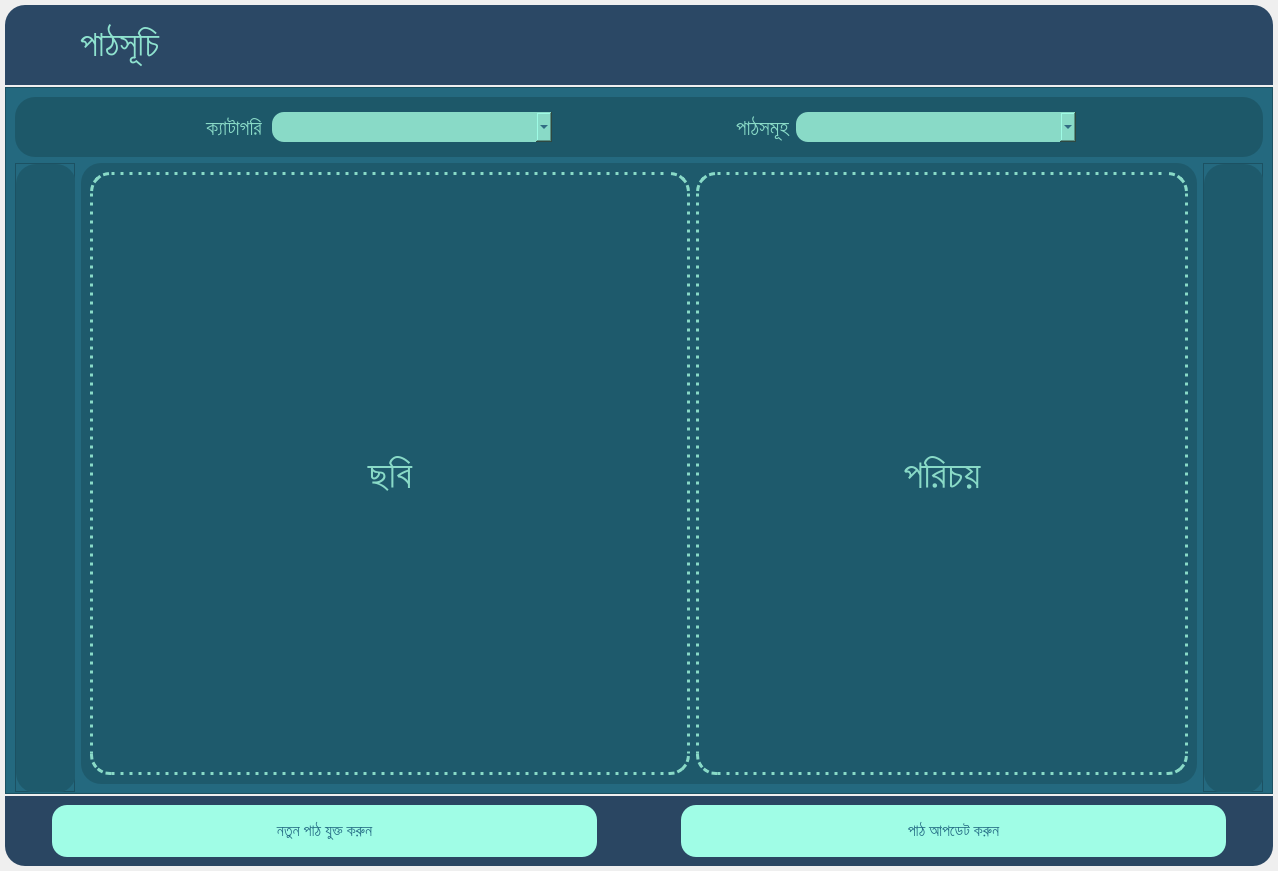
<?xml version="1.0" encoding="UTF-8"?>
<ui version="4.0">
 <class>MainWindow</class>
 <widget class="QMainWindow" name="MainWindow">
  <property name="geometry">
   <rect>
    <x>0</x>
    <y>0</y>
    <width>1278</width>
    <height>871</height>
   </rect>
  </property>
  <property name="sizePolicy">
   <sizepolicy hsizetype="Maximum" vsizetype="Maximum">
    <horstretch>0</horstretch>
    <verstretch>0</verstretch>
   </sizepolicy>
  </property>
  <property name="minimumSize">
   <size>
    <width>1200</width>
    <height>870</height>
   </size>
  </property>
  <property name="windowTitle">
   <string>MainWindow</string>
  </property>
  <widget class="QWidget" name="centralwidget">
   <property name="sizePolicy">
    <sizepolicy hsizetype="Expanding" vsizetype="Expanding">
     <horstretch>0</horstretch>
     <verstretch>0</verstretch>
    </sizepolicy>
   </property>
   <layout class="QVBoxLayout" name="verticalLayout">
    <property name="spacing">
     <number>2</number>
    </property>
    <property name="leftMargin">
     <number>5</number>
    </property>
    <property name="topMargin">
     <number>5</number>
    </property>
    <property name="rightMargin">
     <number>5</number>
    </property>
    <property name="bottomMargin">
     <number>5</number>
    </property>
    <item>
     <widget class="QFrame" name="top_frame">
      <property name="minimumSize">
       <size>
        <width>1180</width>
        <height>80</height>
       </size>
      </property>
      <property name="maximumSize">
       <size>
        <width>16777215</width>
        <height>80</height>
       </size>
      </property>
      <property name="styleSheet">
       <string notr="true">background-color: #2B4865;
border-top-left-radius: 20px;
border-top-right-radius: 20px;</string>
      </property>
      <property name="frameShape">
       <enum>QFrame::StyledPanel</enum>
      </property>
      <property name="frameShadow">
       <enum>QFrame::Raised</enum>
      </property>
      <layout class="QHBoxLayout" name="horizontalLayout">
       <item>
        <widget class="QPushButton" name="btn_back_to_home">
         <property name="sizePolicy">
          <sizepolicy hsizetype="Preferred" vsizetype="Preferred">
           <horstretch>0</horstretch>
           <verstretch>0</verstretch>
          </sizepolicy>
         </property>
         <property name="minimumSize">
          <size>
           <width>0</width>
           <height>60</height>
          </size>
         </property>
         <property name="maximumSize">
          <size>
           <width>60</width>
           <height>60</height>
          </size>
         </property>
         <property name="baseSize">
          <size>
           <width>0</width>
           <height>4</height>
          </size>
         </property>
         <property name="font">
          <font>
           <pointsize>11</pointsize>
          </font>
         </property>
         <property name="cursor">
          <cursorShape>PointingHandCursor</cursorShape>
         </property>
         <property name="mouseTracking">
          <bool>true</bool>
         </property>
         <property name="styleSheet">
          <string notr="true">QPushButton {
	background-color: #2B4865 #256D85;
	border: none;
}

QPushButton:hover:!pressed
{
	background-color:  #256D85;
	border-radius: 30px;
}</string>
         </property>
         <property name="text">
          <string/>
         </property>
         <property name="icon">
          <iconset>
           <normaloff>../Images/back_icon.png</normaloff>../Images/back_icon.png</iconset>
         </property>
         <property name="iconSize">
          <size>
           <width>200</width>
           <height>200</height>
          </size>
         </property>
         <property name="autoDefault">
          <bool>false</bool>
         </property>
         <property name="default">
          <bool>false</bool>
         </property>
         <property name="flat">
          <bool>false</bool>
         </property>
        </widget>
       </item>
       <item>
        <widget class="QLabel" name="lbl_headline">
         <property name="font">
          <font>
           <family>Hind Siliguri Medium</family>
           <pointsize>27</pointsize>
          </font>
         </property>
         <property name="styleSheet">
          <string notr="true">color: #8FE3CF</string>
         </property>
         <property name="text">
          <string>পাঠসূচি</string>
         </property>
         <property name="alignment">
          <set>Qt::AlignLeading|Qt::AlignLeft|Qt::AlignVCenter</set>
         </property>
        </widget>
       </item>
      </layout>
     </widget>
    </item>
    <item>
     <widget class="QFrame" name="mid_frame">
      <property name="minimumSize">
       <size>
        <width>1180</width>
        <height>610</height>
       </size>
      </property>
      <property name="styleSheet">
       <string notr="true">
background-color:rgb(36, 105, 127);</string>
      </property>
      <property name="frameShape">
       <enum>QFrame::StyledPanel</enum>
      </property>
      <property name="frameShadow">
       <enum>QFrame::Raised</enum>
      </property>
      <layout class="QGridLayout" name="gridLayout">
       <item row="0" column="0" colspan="3">
        <widget class="QFrame" name="bottom_top_frame">
         <property name="minimumSize">
          <size>
           <width>0</width>
           <height>60</height>
          </size>
         </property>
         <property name="maximumSize">
          <size>
           <width>16777215</width>
           <height>60</height>
          </size>
         </property>
         <property name="styleSheet">
          <string notr="true">background-color: rgb(29, 88, 105);
color: rgb(137, 218, 199);
border-radius: 20px;</string>
         </property>
         <property name="frameShape">
          <enum>QFrame::StyledPanel</enum>
         </property>
         <property name="frameShadow">
          <enum>QFrame::Raised</enum>
         </property>
         <layout class="QHBoxLayout" name="horizontalLayout_2">
          <item>
           <spacer name="horizontalSpacer_3">
            <property name="orientation">
             <enum>Qt::Horizontal</enum>
            </property>
            <property name="sizeHint" stdset="0">
             <size>
              <width>141</width>
              <height>20</height>
             </size>
            </property>
           </spacer>
          </item>
          <item>
           <widget class="QLabel" name="lbl_category">
            <property name="font">
             <font>
              <pointsize>16</pointsize>
             </font>
            </property>
            <property name="text">
             <string>ক্যাটাগরি</string>
            </property>
            <property name="alignment">
             <set>Qt::AlignCenter</set>
            </property>
           </widget>
          </item>
          <item>
           <widget class="QComboBox" name="cmb_category">
            <property name="minimumSize">
             <size>
              <width>280</width>
              <height>30</height>
             </size>
            </property>
            <property name="styleSheet">
             <string notr="true">background-color: rgb(137, 218, 199);
border-radius: 12px;
color: rgb(0, 43, 91);</string>
            </property>
            <item>
             <property name="text">
              <string/>
             </property>
            </item>
           </widget>
          </item>
          <item>
           <spacer name="horizontalSpacer_6">
            <property name="orientation">
             <enum>Qt::Horizontal</enum>
            </property>
            <property name="sizeHint" stdset="0">
             <size>
              <width>143</width>
              <height>20</height>
             </size>
            </property>
           </spacer>
          </item>
          <item>
           <widget class="QLabel" name="lbl_lessons">
            <property name="font">
             <font>
              <pointsize>16</pointsize>
             </font>
            </property>
            <property name="text">
             <string>পাঠসমূহ</string>
            </property>
            <property name="alignment">
             <set>Qt::AlignCenter</set>
            </property>
           </widget>
          </item>
          <item>
           <widget class="QComboBox" name="cmb_lessons">
            <property name="minimumSize">
             <size>
              <width>280</width>
              <height>30</height>
             </size>
            </property>
            <property name="styleSheet">
             <string notr="true">background-color: rgb(137, 218, 199);
border-radius: 12px;
color: rgb(0, 43, 91);</string>
            </property>
           </widget>
          </item>
          <item>
           <spacer name="horizontalSpacer_5">
            <property name="orientation">
             <enum>Qt::Horizontal</enum>
            </property>
            <property name="sizeHint" stdset="0">
             <size>
              <width>141</width>
              <height>20</height>
             </size>
            </property>
           </spacer>
          </item>
         </layout>
        </widget>
       </item>
       <item row="1" column="0">
        <widget class="QFrame" name="left_btn_frame">
         <property name="minimumSize">
          <size>
           <width>60</width>
           <height>629</height>
          </size>
         </property>
         <property name="maximumSize">
          <size>
           <width>60</width>
           <height>16777215</height>
          </size>
         </property>
         <property name="styleSheet">
          <string notr="true"/>
         </property>
         <property name="frameShape">
          <enum>QFrame::StyledPanel</enum>
         </property>
         <property name="frameShadow">
          <enum>QFrame::Raised</enum>
         </property>
         <layout class="QVBoxLayout" name="verticalLayout_3">
          <property name="leftMargin">
           <number>0</number>
          </property>
          <property name="topMargin">
           <number>0</number>
          </property>
          <property name="rightMargin">
           <number>0</number>
          </property>
          <property name="bottomMargin">
           <number>0</number>
          </property>
          <item>
           <widget class="QPushButton" name="btn_left">
            <property name="minimumSize">
             <size>
              <width>60</width>
              <height>629</height>
             </size>
            </property>
            <property name="maximumSize">
             <size>
              <width>60</width>
              <height>16777215</height>
             </size>
            </property>
            <property name="cursor">
             <cursorShape>PointingHandCursor</cursorShape>
            </property>
            <property name="styleSheet">
             <string notr="true">QPushButton {background-color: rgb(30, 90, 108); border-radius: 20px;}

QPushButton::hover  {
	background-color: rgb(20, 62, 74);
}
</string>
            </property>
            <property name="text">
             <string/>
            </property>
            <property name="icon">
             <iconset>
              <normaloff>../Images/left.png</normaloff>../Images/left.png</iconset>
            </property>
            <property name="iconSize">
             <size>
              <width>100</width>
              <height>100</height>
             </size>
            </property>
           </widget>
          </item>
         </layout>
        </widget>
       </item>
       <item row="1" column="1">
        <widget class="QFrame" name="middle_content_frame">
         <property name="styleSheet">
          <string notr="true">background-color: rgb(30, 90, 108);
border-radius: 20px;</string>
         </property>
         <property name="frameShape">
          <enum>QFrame::StyledPanel</enum>
         </property>
         <property name="frameShadow">
          <enum>QFrame::Raised</enum>
         </property>
         <layout class="QHBoxLayout" name="horizontalLayout_7">
          <item>
           <widget class="QLabel" name="lbl_image">
            <property name="minimumSize">
             <size>
              <width>600</width>
              <height>571</height>
             </size>
            </property>
            <property name="font">
             <font>
              <pointsize>30</pointsize>
             </font>
            </property>
            <property name="styleSheet">
             <string notr="true">border: 3px dotted  rgb(137, 218, 199);
color: rgb(137, 218, 199);</string>
            </property>
            <property name="text">
             <string>ছবি</string>
            </property>
            <property name="alignment">
             <set>Qt::AlignCenter</set>
            </property>
           </widget>
          </item>
          <item>
           <widget class="QLabel" name="lbl_image_text">
            <property name="minimumSize">
             <size>
              <width>390</width>
              <height>300</height>
             </size>
            </property>
            <property name="maximumSize">
             <size>
              <width>500</width>
              <height>16777215</height>
             </size>
            </property>
            <property name="font">
             <font>
              <pointsize>30</pointsize>
             </font>
            </property>
            <property name="styleSheet">
             <string notr="true">border: 3px dotted  rgb(137, 218, 199);
color: rgb(137, 218, 199);</string>
            </property>
            <property name="text">
             <string>পরিচয়</string>
            </property>
            <property name="alignment">
             <set>Qt::AlignCenter</set>
            </property>
           </widget>
          </item>
         </layout>
        </widget>
       </item>
       <item row="1" column="2">
        <widget class="QFrame" name="right_btn_frame">
         <property name="minimumSize">
          <size>
           <width>60</width>
           <height>629</height>
          </size>
         </property>
         <property name="maximumSize">
          <size>
           <width>60</width>
           <height>16777215</height>
          </size>
         </property>
         <property name="styleSheet">
          <string notr="true"/>
         </property>
         <property name="frameShape">
          <enum>QFrame::StyledPanel</enum>
         </property>
         <property name="frameShadow">
          <enum>QFrame::Raised</enum>
         </property>
         <layout class="QVBoxLayout" name="verticalLayout_4">
          <property name="leftMargin">
           <number>0</number>
          </property>
          <property name="topMargin">
           <number>0</number>
          </property>
          <property name="rightMargin">
           <number>0</number>
          </property>
          <property name="bottomMargin">
           <number>0</number>
          </property>
          <item>
           <widget class="QPushButton" name="btn_right">
            <property name="minimumSize">
             <size>
              <width>60</width>
              <height>629</height>
             </size>
            </property>
            <property name="maximumSize">
             <size>
              <width>60</width>
              <height>16777215</height>
             </size>
            </property>
            <property name="cursor">
             <cursorShape>PointingHandCursor</cursorShape>
            </property>
            <property name="styleSheet">
             <string notr="true">QPushButton {background-color: rgb(30, 90, 108); border-radius: 20px;}

QPushButton::hover  {
	background-color: rgb(20, 62, 74);
}
</string>
            </property>
            <property name="text">
             <string/>
            </property>
            <property name="icon">
             <iconset>
              <normaloff>../Images/right.png</normaloff>../Images/right.png</iconset>
            </property>
            <property name="iconSize">
             <size>
              <width>100</width>
              <height>100</height>
             </size>
            </property>
           </widget>
          </item>
         </layout>
        </widget>
       </item>
      </layout>
     </widget>
    </item>
    <item>
     <widget class="QFrame" name="bottom_frame">
      <property name="minimumSize">
       <size>
        <width>1180</width>
        <height>70</height>
       </size>
      </property>
      <property name="maximumSize">
       <size>
        <width>16777215</width>
        <height>70</height>
       </size>
      </property>
      <property name="styleSheet">
       <string notr="true">background-color: rgb(42, 70, 98);
border-bottom-left-radius: 20px;
border-bottom-right-radius: 20px;</string>
      </property>
      <property name="frameShape">
       <enum>QFrame::StyledPanel</enum>
      </property>
      <property name="frameShadow">
       <enum>QFrame::Raised</enum>
      </property>
      <layout class="QHBoxLayout" name="horizontalLayout_3">
       <item>
        <spacer name="horizontalSpacer_4">
         <property name="orientation">
          <enum>Qt::Horizontal</enum>
         </property>
         <property name="sizeHint" stdset="0">
          <size>
           <width>38</width>
           <height>20</height>
          </size>
         </property>
        </spacer>
       </item>
       <item>
        <widget class="QPushButton" name="btn_add_new_lessons">
         <property name="sizePolicy">
          <sizepolicy hsizetype="Minimum" vsizetype="Minimum">
           <horstretch>230</horstretch>
           <verstretch>40</verstretch>
          </sizepolicy>
         </property>
         <property name="minimumSize">
          <size>
           <width>250</width>
           <height>40</height>
          </size>
         </property>
         <property name="font">
          <font>
           <family>Hind Siliguri Medium</family>
           <pointsize>12</pointsize>
           <weight>50</weight>
           <bold>false</bold>
          </font>
         </property>
         <property name="cursor">
          <cursorShape>PointingHandCursor</cursorShape>
         </property>
         <property name="styleSheet">
          <string notr="true">QPushButton {
background-color: rgb(160, 253, 230);
color:  #256D85 ;
border-radius: 15px;
}

QPushButton::hover {
	
	background-color: rgb(143, 227, 207);
	color: #2B4865;

}</string>
         </property>
         <property name="text">
          <string>নতুন পাঠ যুক্ত করুন</string>
         </property>
         <property name="icon">
          <iconset>
           <normaloff>../Images/add_icon.png</normaloff>../Images/add_icon.png</iconset>
         </property>
        </widget>
       </item>
       <item>
        <spacer name="horizontalSpacer">
         <property name="orientation">
          <enum>Qt::Horizontal</enum>
         </property>
         <property name="sizeHint" stdset="0">
          <size>
           <width>78</width>
           <height>20</height>
          </size>
         </property>
        </spacer>
       </item>
       <item>
        <widget class="QPushButton" name="btn_update_lessons">
         <property name="sizePolicy">
          <sizepolicy hsizetype="Minimum" vsizetype="Minimum">
           <horstretch>230</horstretch>
           <verstretch>40</verstretch>
          </sizepolicy>
         </property>
         <property name="minimumSize">
          <size>
           <width>250</width>
           <height>40</height>
          </size>
         </property>
         <property name="font">
          <font>
           <family>Hind Siliguri Medium</family>
           <pointsize>12</pointsize>
           <weight>50</weight>
           <bold>false</bold>
          </font>
         </property>
         <property name="cursor">
          <cursorShape>PointingHandCursor</cursorShape>
         </property>
         <property name="styleSheet">
          <string notr="true">QPushButton {
background-color: rgb(160, 253, 230);
color:  #256D85 ;
border-radius: 15px;
}

QPushButton::hover {
	
	background-color: rgb(143, 227, 207);
	color: #2B4865;

}</string>
         </property>
         <property name="text">
          <string>পাঠ আপডেট করুন</string>
         </property>
         <property name="icon">
          <iconset>
           <normaloff>../Images/edit_icon.png</normaloff>../Images/edit_icon.png</iconset>
         </property>
        </widget>
       </item>
       <item>
        <spacer name="horizontalSpacer_2">
         <property name="orientation">
          <enum>Qt::Horizontal</enum>
         </property>
         <property name="sizeHint" stdset="0">
          <size>
           <width>38</width>
           <height>20</height>
          </size>
         </property>
        </spacer>
       </item>
      </layout>
     </widget>
    </item>
   </layout>
  </widget>
 </widget>
 <resources/>
 <connections/>
</ui>
